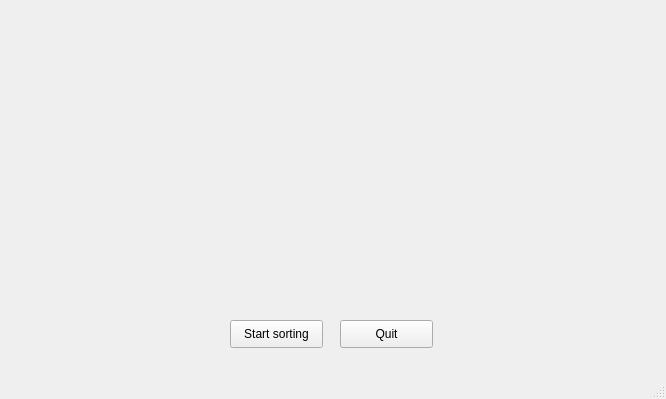
<?xml version="1.0" encoding="UTF-8"?>
<ui version="4.0">
 <class>MainWindow</class>
 <widget class="QMainWindow" name="MainWindow">
  <property name="geometry">
   <rect>
    <x>0</x>
    <y>0</y>
    <width>666</width>
    <height>399</height>
   </rect>
  </property>
  <property name="windowTitle">
   <string>Sorting visualization</string>
  </property>
  <widget class="QWidget" name="centralwidget">
   <widget class="QPushButton" name="startButton">
    <property name="geometry">
     <rect>
      <x>230</x>
      <y>320</y>
      <width>93</width>
      <height>28</height>
     </rect>
    </property>
    <property name="text">
     <string>Start sorting</string>
    </property>
   </widget>
   <widget class="QChartView" name="chartView" native="true">
    <property name="geometry">
     <rect>
      <x>0</x>
      <y>10</y>
      <width>664</width>
      <height>300</height>
     </rect>
    </property>
   </widget>
   <widget class="QPushButton" name="quitButton">
    <property name="geometry">
     <rect>
      <x>340</x>
      <y>320</y>
      <width>93</width>
      <height>28</height>
     </rect>
    </property>
    <property name="text">
     <string>Quit</string>
    </property>
   </widget>
  </widget>
  <widget class="QMenuBar" name="menubar">
   <property name="geometry">
    <rect>
     <x>0</x>
     <y>0</y>
     <width>666</width>
     <height>26</height>
    </rect>
   </property>
  </widget>
  <widget class="QStatusBar" name="statusbar"/>
 </widget>
 <customwidgets>
  <customwidget>
   <class>QChartView</class>
   <extends>QWidget</extends>
   <header>qchartview.h</header>
  </customwidget>
 </customwidgets>
 <resources/>
 <connections/>
</ui>
